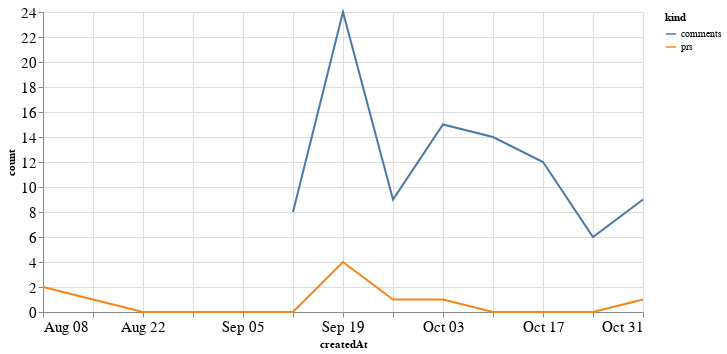

The notebook cell saved with this chart:
### Code cell
alt.Chart(total_time, width=600).mark_line().encode(
    x='createdAt',
    y='count',
    color='kind'
)

### Figure 1 — Vega-Lite specification as saved in the notebook (floating-point values rounded to 4 significant figures)
{"config": {"axisLeft": {"labelFontSize": 15}, "axisBottom": {"labelFontSize": 15}}, "data": {"name": "data-6f342172f847f61f34f5caa7bd83c696"}, "mark": "line", "encoding": {"color": {"type": "nominal", "field": "kind"}, "x": {"type": "temporal", "field": "createdAt"}, "y": {"type": "quantitative", "field": "count"}}, "width": 600, "$schema": "https://vega.github.io/schema/vega-lite/v4.8.1.json", "datasets": {"data-6f342172f847f61f34f5caa7bd83c696": [{"createdAt": "2021-08-08T00:00:00", "kind": "prs", "count": 2.0}, {"createdAt": "2021-08-15T00:00:00", "kind": "prs", "count": 1.0}, {"createdAt": "2021-08-22T00:00:00", "kind": "prs", "count": 0.0}, {"createdAt": "2021-08-29T00:00:00", "kind": "prs", "count": 0.0}, {"createdAt": "2021-09-05T00:00:00", "kind": "prs", "count": 0.0}, {"createdAt": "2021-09-12T00:00:00", "kind": "prs", "count": 0.0}, {"createdAt": "2021-09-19T00:00:00", "kind": "prs", "count": 4.0}, {"createdAt": "2021-09-26T00:00:00", "kind": "prs", "count": 1.0}, {"createdAt": "2021-10-03T00:00:00", "kind": "prs", "count": 1.0}, {"createdAt": "2021-10-10T00:00:00", "kind": "prs", "count": 0.0}, {"createdAt": "2021-10-17T00:00:00", "kind": "prs", "count": 0.0}, {"createdAt": "2021-10-24T00:00:00", "kind": "prs", "count": 0.0}, {"createdAt": "2021-10-31T00:00:00", "kind": "prs", "count": 1.0}, {"createdAt": "2021-08-08T00:00:00", "kind": "comments", "count": null}, {"createdAt": "2021-08-15T00:00:00", "kind": "comments", "count": null}, {"createdAt": "2021-08-22T00:00:00", "kind": "comments", "count": null}, {"createdAt": "2021-08-29T00:00:00", "kind": "comments", "count": null}, {"createdAt": "2021-09-05T00:00:00", "kind": "comments", "count": null}, {"createdAt": "2021-09-12T00:00:00", "kind": "comments", "count": 8.0}, {"createdAt": "2021-09-19T00:00:00", "kind": "comments", "count": 24.0}, {"createdAt": "2021-09-26T00:00:00", "kind": "comments", "count": 9.0}, {"createdAt": "2021-10-03T00:00:00", "kind": "comments", "count": 15.0}, {"createdAt": "2021-10-10T00:00:00", "kind": "comments", "count": 14.0}, {"createdAt": "2021-10-17T00:00:00", "kind": "comments", "count": 12.0}, {"createdAt": "2021-10-24T00:00:00", "kind": "comments", "count": 6.0}, {"createdAt": "2021-10-31T00:00:00", "kind": "comments", "count": 9.0}]}}
